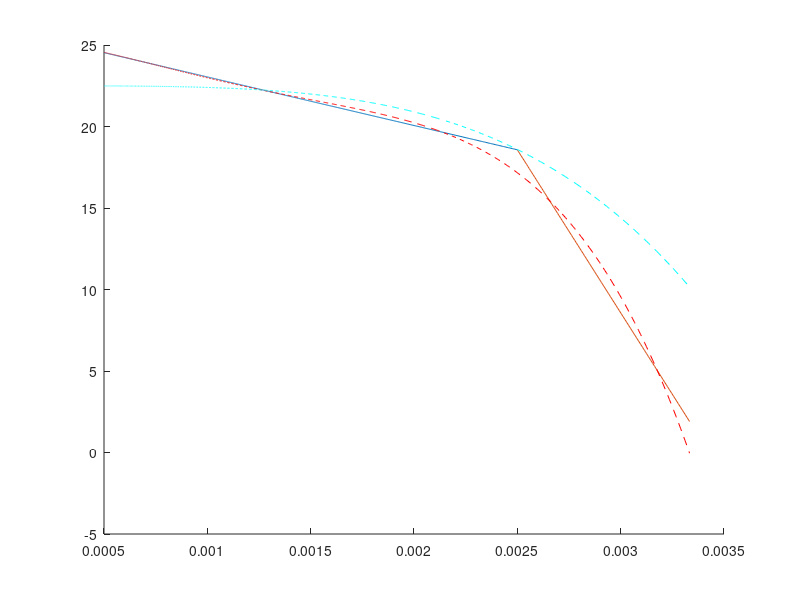
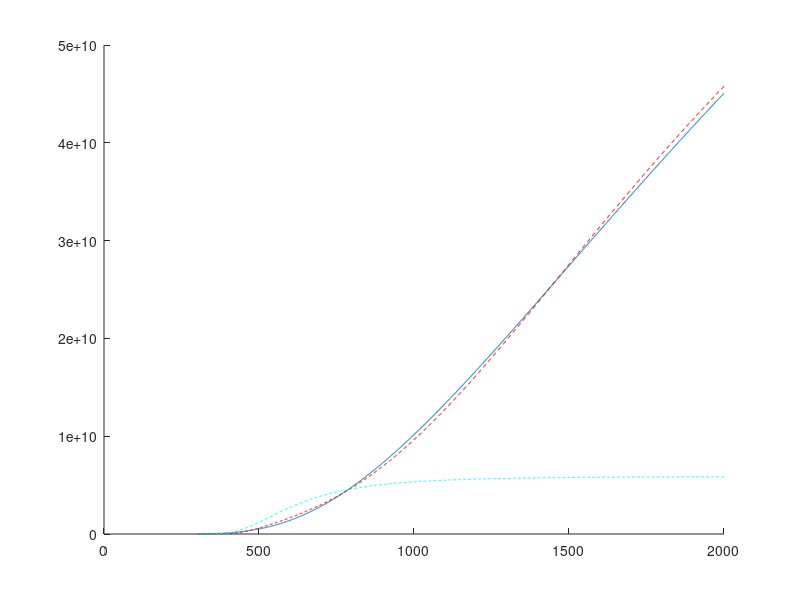

MATLAB code to generate these figures, in order:
clear all
close all
clc

Tp = 400;

k0 = 2e11;
Ta0 = 2980;
Ta0lt = 20000;

Tht = 2000:-1:Tp;
Tlt = Tp:-1:300;
xht = 1./Tht;
xlt = 1./Tlt;

logR0ht = log(k0) - Ta0.*xht;
logR0lt = logR0ht(end) - Ta0lt.*(xlt - 1/Tp);

x = [xht xlt];
logR0 = [logR0ht logR0lt];

p = polyfit(x,logR0,4);
pOld = [-1e11 0 0 0 log(5.89e9)];

figure;
hold all
plot(xht,logR0ht)
plot(xlt,logR0lt)
plot(x,polyval(p,x),'--r')
plot(x,polyval(pOld,x),'--c')
T = 300:1:2000;

figure;
hold all
plot(T, 2e11*exp(-2980./T))
plot(1./x, exp(polyval(p,x)),'--r')
plot(1./x, exp(polyval(pOld,x)),'--c')
%xlim([300 500])

fprintf('A = %e\n',exp(p(5)));
fprintf('FIT1/ %e %e %e %e/\n',p(4),p(3),p(2),p(1));